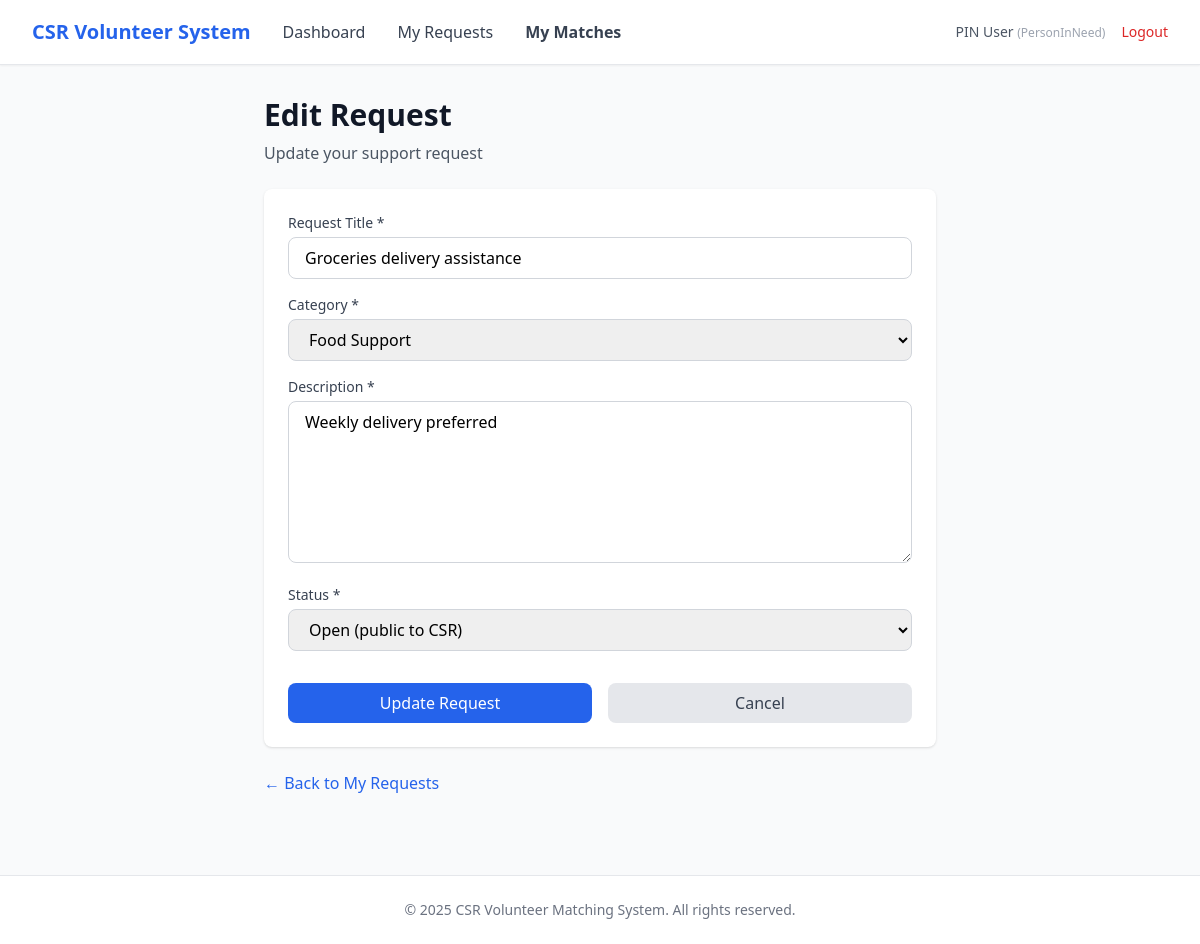
Screenshot of /pin/requests/2/edit (signed in) with the database file from the repository.
### app/entity/user_account.py (models this page shows, shortened)
class UserAccount(UserMixin, db.Model):
    __tablename__ = "user_accounts"
    userID = db.Column(db.Integer, primary_key=True, autoincrement=True)  # explicit auto increment
    name = db.Column(db.String(100), nullable=False)
    email = db.Column(db.String(120), nullable=False, unique=True, index=True)
    _password = db.Column("password", db.String(255), nullable=False)
    age = db.Column(db.Integer)
    phoneNumber = db.Column(db.String(20))
    isActive = db.Column(db.Boolean, default=True)
    profileID = db.Column(db.Integer, db.ForeignKey("user_profiles.profileID"), nullable=False)
    profile = db.relationship("UserProfile", back_populates="users", lazy=True)
    @property
    def password(self):
        raise AttributeError("Password is write-only.")
    @password.setter
    def password(self, raw):
        self._password = generate_password_hash(raw)

### app/entity/user_profile.py (models this page shows)
class UserProfile(db.Model):
    __tablename__ = "user_profiles"
    profileID   = db.Column(db.Integer, primary_key=True, autoincrement=True)  # explicit auto increment
    profileName = db.Column(db.String(50), nullable=False, unique=True)
    description = db.Column(db.String(255))
    isActive    = db.Column(db.Boolean, default=True)
    users = db.relationship("UserAccount", back_populates="profile", lazy=True)

### app/entity/request.py (models this page shows)
class Request(db.Model):
    __tablename__ = "requests"
    requestID = db.Column(db.Integer, primary_key=True)
    pinID = db.Column(db.Integer, db.ForeignKey("user_accounts.userID"), nullable=False)
    csrRepID = db.Column(db.Integer, db.ForeignKey("user_accounts.userID"))
    categoryID = db.Column(db.Integer, db.ForeignKey("categories.categoryID"), nullable=False)
    title = db.Column(db.String(150), nullable=False)
    description = db.Column(db.Text)
    status = db.Column(db.String(30), default="open")
    viewCount = db.Column(db.Integer, default=0)
    shortlistCount = db.Column(db.Integer, default=0)
    createdAt = db.Column(db.DateTime, default=db.func.now(), nullable=False)
    closedAt  = db.Column(db.DateTime)
    category = db.relationship("Category", back_populates="requests", lazy=True)
    person_in_need = db.relationship(
        "UserAccount",
        foreign_keys=[pinID],
        backref=db.backref("requests_made", lazy=True),
        lazy=True
    )
    csr_representative = db.relationship(
        "UserAccount",
        foreign_keys=[csrRepID],
        backref=db.backref("requests_supported", lazy=True),
        lazy=True
    )
    shortlists = db.relationship(
        "Shortlist",
        cascade="all, delete-orphan",
        passive_deletes=True
    )
    match_records = db.relationship(
        "MatchRecord",
        cascade="all, delete-orphan",
        passive_deletes=True
    )

### app/entity/category.py (models this page shows)
class Category(db.Model):
    __tablename__ = "categories"
    categoryID   = db.Column(db.Integer, primary_key=True)
    categoryName = db.Column(db.String(100), nullable=False, unique=True)
    description  = db.Column(db.String(255))
    isActive     = db.Column(db.Boolean, default=True)
    requests = db.relationship("Request", back_populates="category", lazy=True)

### app/boundary/routes.py (the view, shortened to what this page needs)
@boundary_bp.route("/pin/requests/<int:request_id>/edit", methods=["GET", "POST"])
@login_required
def pin_edit_request(request_id):
    from app.entity.request import Request
    from app.entity.category import Category
    from app.control.pin_updateRequest_controller import PinUpdateRequestController
    req = Request.query.get(request_id)
    if not req or req.pinID != current_user.userID:
        raise NotFound("Request not found or unauthorized.")
    categories = Category.query.filter_by(isActive=True).all()
    return render_template("pin/edit_request.html", req=req, categories=categories)

### app/entity/user_account.py (called while the page is built)
@login_manager.user_loader
def load_user(user_id):
    return UserAccount.query.get(int(user_id))

### app/templates/pin/edit_request.html (shortened to what this page needs)
{% extends "base.html" %}
{% block nav_links %}
<a href="{{ url_for('boundary.pin_dashboard') }}" class="text-gray-700 hover:text-primary">Dashboard</a>
<a href="{{ url_for('boundary.pin_requests') }}" class="text-gray-700 hover:text-primary">My Requests</a>
<a href="{{ url_for('boundary.pin_match_records') }}" class="text-gray-700 hover:text-primary font-semibold">My Matches</a>
{% endblock %}
{% block content %}
<div class="max-w-2xl mx-auto">
    <div class="mb-6">
        <h1 class="text-3xl font-bold text-gray-900">Edit Request</h1>
        <p class="text-gray-600 mt-2">Update your support request</p>
    </div>
    <div class="bg-white rounded-lg shadow p-6">
        <form method="POST" action="{{ url_for('boundary.pin_edit_request', request_id=req.requestID) }}">
            <div class="space-y-4">
                <div>
                    <label for="title" class="block text-sm font-medium text-gray-700 mb-1">Request Title *</label>
                    <input type="text"
                           id="title"
                           name="title"
                           value="{{ req.title }}"
                           required
                           class="w-full px-4 py-2 border border-gray-300 rounded-lg focus:ring-2 focus:ring-primary focus:border-transparent">
                </div>
                <div>
                    <label for="category_id" class="block text-sm font-medium text-gray-700 mb-1">Category *</label>
                    <select id="category_id"
                            name="category_id"
                            required
                            class="w-full px-4 py-2 border border-gray-300 rounded-lg focus:ring-2 focus:ring-primary focus:border-transparent">
                        {% for category in categories %}
                        <option value="{{ category.categoryID }}" {% if category.categoryID == req.categoryID %}selected{% endif %}>
                            {{ category.categoryName }}
                        </option>
                        {% endfor %}
                    </select>
                </div>
                <div>
                    <label for="description" class="block text-sm font-medium text-gray-700 mb-1">Description *</label>
                    <textarea id="description"
                              name="description"
                              required
                              rows="6"
                              class="w-full px-4 py-2 border border-gray-300 rounded-lg focus:ring-2 focus:ring-primary focus:border-transparent">{{ req.description }}</textarea>
                </div>
                <div>
                    <label for="status" class="block text-sm font-medium text-gray-700 mb-1">Status *</label>
                    <select id="status"
                            name="status"
                            required
                            class="w-full px-4 py-2 border border-gray-300 rounded-lg focus:ring-2 focus:ring-primary focus:border-transparent">
                        <option value="Open" {% if req.status|lower == 'open' %}selected{% endif %}>Open (public to CSR)</option>
                    </select>
                </div>
                <div class="flex gap-4 pt-4">
                    <button type="submit"
                            class="flex-1 bg-primary text-white py-2 px-4 rounded-lg hover:bg-blue-700 transition">
                        Update Request
                    </button>
                    <a href="{{ url_for('boundary.pin_requests') }}"
                       class="flex-1 text-center bg-gray-200 text-gray-700 py-2 px-4 rounded-lg hover:bg-gray-300 transition">
                        Cancel
                    </a>
                </div>
            </div>
        </form>
    </div>
    <div class="mt-6">
        <a href="{{ url_for('boundary.pin_requests') }}" class="text-primary hover:text-blue-700">
            ← Back to My Requests
        </a>
    </div>
</div>
{% endblock %}

### app/templates/base.html (shortened to what this page needs)
<!DOCTYPE html>
<html lang="en">
<head>
    <script src="https://cdn.tailwindcss.com"></script>
</head>
<body class="bg-gray-50 min-h-screen">
    {% if current_user.is_authenticated %}
    <nav class="bg-white shadow-sm border-b border-gray-200">
        <div class="max-w-7xl mx-auto px-4 sm:px-6 lg:px-8">
            <div class="flex justify-between items-center h-16">
                <div class="flex items-center gap-8">
                    <a href="{{ url_for('boundary.login') }}" class="text-xl font-bold text-primary">
                        CSR Volunteer System
                    </a>
                    {% block nav_links %}{% endblock %}
                </div>
                <div class="flex items-center gap-4">
                    <span class="text-sm text-gray-600">
                        {{ current_user.name }}
                        <span class="text-xs text-gray-400">({{ current_user.profile.profileName }})</span>
                    </span>
                    <a href="{{ url_for('boundary.logout') }}" class="text-sm text-red-600 hover:text-red-700">
                        Logout
                    </a>
                </div>
            </div>
        </div>
    </nav>
    {% endif %}
    <main class="max-w-7xl mx-auto px-4 sm:px-6 lg:px-8 py-8">
        {% block content %}{% endblock %}
    </main>
    <footer class="bg-white border-t border-gray-200 mt-12">
        <div class="max-w-7xl mx-auto px-4 sm:px-6 lg:px-8 py-6">
            <p class="text-center text-sm text-gray-500">
                &copy; 2025 CSR Volunteer Matching System. All rights reserved.
            </p>
        </div>
    </footer>
</body>
</html>

### rows the page displays
UserAccount: name "PIN User"
UserProfile: profile.profileName "PersonInNeed"
Request: title "Groceries delivery assistance", category_id "Food Support", description "Weekly delivery preferred", status "Open (public to CSR)"
